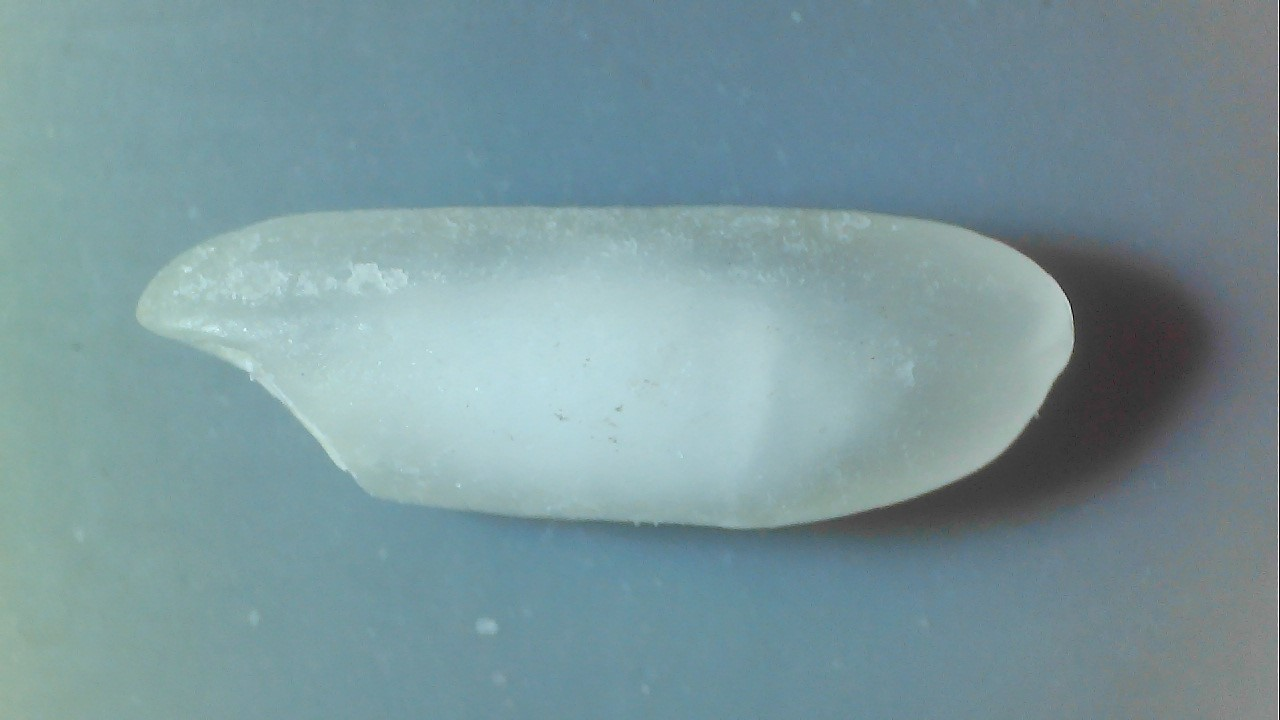
#> input picture rice/whitespot.jpg, 1280 x 720 px
$ python white_detect.py
#> lines starting #> are read from the running program, lines starting #| are printed output that depends on the picture; after the words box and inside, x2 and y2 are one past the last pixel; in counts of white or black regions, pixels touching at a corner belong together
#> further down, im is the input picture: shape (720, 1280, 3); mean B, G, R 156, 150.4, 122.6
### obj_detect.py
import cv2
import numpy as np
import matplotlib.pyplot as plt

def detect_objects(im):
    # 对彩色图预处理
    # 开运算（去噪）后求roi
    kernel = cv2.getStructuringElement(cv2.MORPH_ELLIPSE, (31, 31))  #kernel大小，准备进行开运算
    im = cv2.morphologyEx(im, cv2.MORPH_OPEN, kernel)    #开运算

    # 不同的灰度化方法
    gray = cv2.cvtColor(im,cv2.COLOR_BGR2GRAY)
    # [17 lines of commented-out code are left out]

    cv2.imshow('gray',gray)
    cv2.waitKey(0)

    # 二值化，自适应二值化
    thresh = cv2.adaptiveThreshold(gray, 255, cv2.ADAPTIVE_THRESH_MEAN_C, cv2.THRESH_BINARY, 11, 2) #二值化
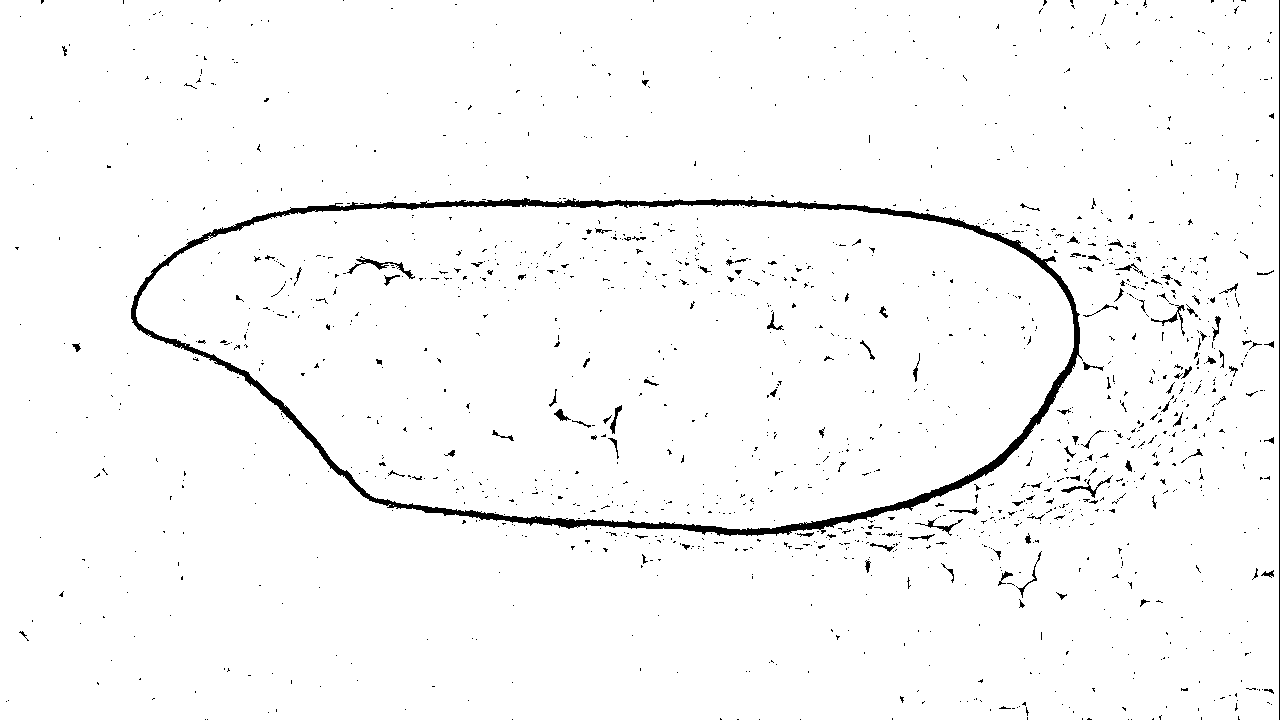
#> thresh: shape (720, 1280); 97.5% white; 1549 black regions (1432 under 20 px)
    cv2.imshow('thresh',thresh)
    cv2.waitKey(0)

    # 对二值化图片降噪
    # kernel = cv2.getStructuringElement(cv2.MORPH_ELLIPSE, (3, 3))  # kernel大小，准备进行开运算
    # thresh_open = cv2.morphologyEx(thresh, cv2.MORPH_CLOSE, kernel,iterations = 2)  # 开运算
    # cv2.imshow('thresh_open', thresh_open)

    # 查找轮廓
    contours, hierarchy = cv2.findContours(thresh, cv2.RETR_TREE, cv2.CHAIN_APPROX_SIMPLE)  # 查找轮廓
#> contours = 2041 contours, 1848 with area under 20; largest, box (x1, y1, x2, y2) and area: (0, 0, 1279, 720) 918720, (130, 197, 1083, 537) 251362, (136, 204, 1074, 530) 236498, (355, 258, 416, 280) 310, (1060, 484, 1099, 499) 178
    # [15 lines of commented-out code are left out]
    objects = []
    painted = []

    # 寻找物体的凸包并绘制凸包的轮廓
    # k = 0
    for i in range(len(contours)):
        cur_index = len(contours) -1 - i # 从最外层的轮廓开始检索，suppose轮廓排序是先里后外
        # cur_index = i
        cnt = contours[cur_index]
        hull = cv2.convexHull(cnt) #查找轮廓的凸包多边形
        hull_area = cv2.contourArea(hull)
        img_area = im.shape[0]*im.shape[1]
        length = len(hull)
        # 过滤凸包点数小于20的轮廓，进一步去除噪音
        if hull_area > img_area/5 and length >20:
        # if length > 20:
        # if cur_index == 3:
        #     print(cur_index)
            if cur_index in painted:
                continue
            # [5 lines of commented-out code are left out]
            painted.append(hierarchy[0][cur_index][3]) #把当前检索到的轮廓的内嵌轮廓放入已绘制列表，避免重复绘制
            rect = cv2.minAreaRect(hull) #最小外接矩形，用于求计算位置和长宽
            box = np.int0(cv2.boxPoints(rect)) #外接矩形的坐标点
            # cv2.fillPoly(im, [contours[cur_index]], (255, 0, 0))
            # cv2.imshow('test',im)
            painted.append(cur_index)
            objects.append({
                'box':box,      #外接矩形的坐标点
                'rect':rect,    #最小外接矩形
                'hull':hull,     #轮廓的凸包多边形
                'cnt':cnt       #轮廓
            })
#> this loop made 2041 passes
#> (cur_index, hull_area, length, rect, box) on pass 934: (1107, 242554.5, 74, ((603.1, 360.5), (324.6, 937.8), -87.47), [[1064, 543], [127, 501], [141, 177], [1078, 219]])
#> after the loop, objects = 1 item; painted = [1097, 1107]
    # print('满足条件的轮廓：',k)
    # print('len(obj)',len(objects))
    return objects

#检测大米轮廓，测量尺寸
def detect_rice(im):     #返回感兴趣目标(彩色的)
    # 开运算去噪
    kernel = cv2.getStructuringElement(cv2.MORPH_ELLIPSE, (31, 31))  # kernel大小，准备进行开运算
    im1 = cv2.morphologyEx(im, cv2.MORPH_OPEN, kernel)  # 开运算
    # cv2.imshow('im_open',im)
    # cv2.waitKey(0)
    # cv2.imwrite("im_open.jpg",im)

    im2 = im1.copy()

    objs = detect_objects(im)
#> objs = 1 item
    for obj in objs:
        #绘制目标最小外接矩形
        cv2.drawContours(im, [obj.get('box')], 0, (0,255,0), 3)
        #绘制目标长度和宽度数据
        rect = obj.get('rect')
        w,h = rect[1]
        w = int(w)
        h = int(h)
        x,y = rect[0]
        x = int(x)
        y = int(y)
        cv2.putText(im,'width:%d,height:%d'%(w,h),(x+50,y),cv2.FONT_HERSHEY_DUPLEX,0.8,(255,0,255),1)

        # 在目标凸包轮廓上绘制半透明的蓝色
        im_hull = np.zeros((im.shape),dtype=np.uint8)
        cv2.fillConvexPoly(im_hull, obj.get('hull'), (255, 0, 0, 127))
        # cv2.imshow('im_hull',im_hull)
        im = cv2.addWeighted(im,1,im_hull,0.5,0)

        # cv2.imshow('im',im)
        # 提取出感兴趣区域,黑白色
        im_hull_roi = np.zeros((im.shape), dtype=np.uint8)
        cv2.fillPoly(im_hull_roi, [obj.get('hull')], (255, 255, 255))
        # [19 lines of commented-out code are left out]
        im2 = cv2.bitwise_and(im2,im_hull_roi)
#> this loop made 1 pass
#> (rect, w, h, x, y) on pass 1: (((603.1, 360.5), (324.6, 937.8), -87.47), 324, 937, 603, 360)
#> im_hull_roi: shape (720, 1280, 3); 26.4% white; 1 white region, box (x1, y1, x2, y2) and area: (136, 204, 1074, 530) 243548
        # cv2.imwrite('rice_roi.jpg',im2)
        # cour = detect_objects(im2)

    cv2.imshow('blue_mark',im)   #输入的目标图像
    cv2.waitKey(0)
    cv2.imshow('rice_roi_color', im2)    #只显示出感兴趣区域,其他为黑色
    cv2.waitKey(0)
    # roi_gray = cv2.cvtColor(im2,cv2.COLOR_BGR2GRAY)
    # thresh_otsu, roi_mask = cv2.threshold(roi_gray, 0, 255,cv2.THRESH_BINARY+cv2.THRESH_OTSU)
    cv2.imshow('rice_roi', im_hull_roi)  # 只显示出感兴趣区域,其他为黑色
    cv2.waitKey(0)
    return im2

# [4 lines that do not run on import are left out]

### white_detect.py
import cv2
import matplotlib.pyplot as plt
import obj_detect

'''
trackbar值变动回调函数
'''
def on_threshold_change(param):
    pass

'''
通过设定灰度阈值方式检测白点
'''
def detect_white_spot(im):
    # im = cv2.imread('rice/whitespot.jpg', cv2.IMREAD_COLOR)
    # im = im2
    gray = cv2.cvtColor(im,cv2.COLOR_BGR2GRAY)
    # 绘制感兴趣区域的直方图
    mask = gray.copy()
    mask[gray>0] = 255;    #掩膜
    hist = cv2.calcHist([gray], [0], mask, [256], [0, 255])
#> hist = 256 values, max 6188 at index 145, min 0 at index 0, mean 951.4
    plt.plot(hist)
    plt.show()
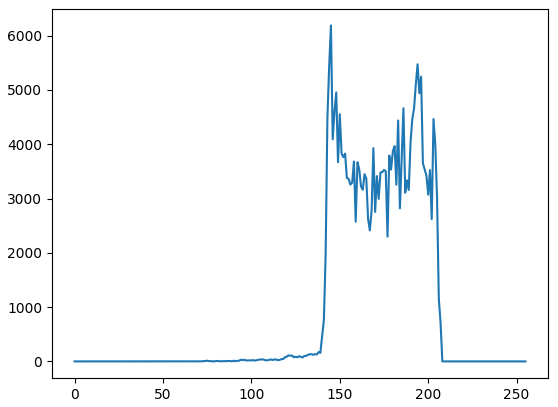
#> figure drawn by matplotlib, 1 panel; curve peaks at x = 145, y = 6188

    roi_area = cv2.countNonZero(gray)     #计算大米总面积
#> roi_area = 243548
    # print('roi_area:', roi_area)

    # cv2.imshow('gray',gray)
    # cv2.waitKey(0)

    cv2.namedWindow('white spot')
    cv2.createTrackbar('Threshold','white spot',190,255,on_threshold_change)
    while True:
        thres_val = cv2.getTrackbarPos('Threshold','white spot')
#> thres_val = 190
        ret,thres = cv2.threshold(gray, thres_val, 255, cv2.THRESH_BINARY)    #返回的ret表示阈值
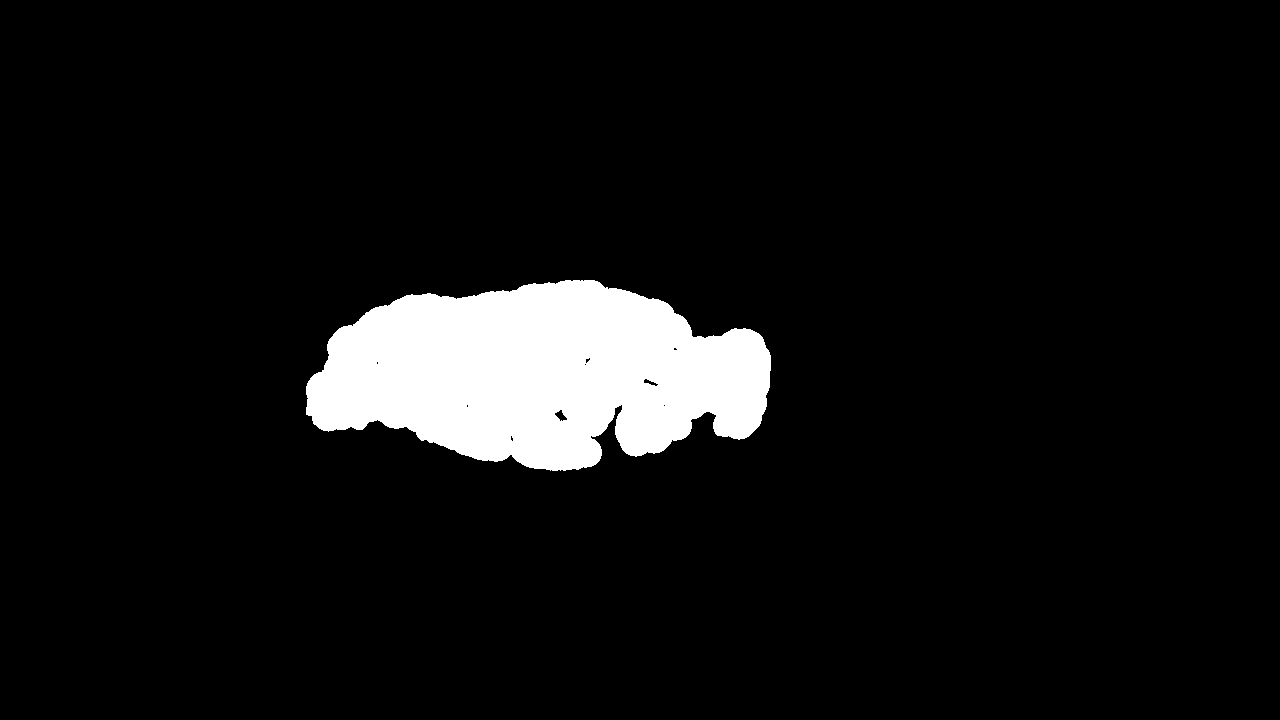
#> thres: shape (720, 1280); 6.8% white; 1 white region, box (x1, y1, x2, y2) and area: (306, 280, 771, 471) 63041
#> ret = 190
        # 计算当前垩白度
        # cv2.imshow('thres',thres)
        # cv2.waitKey(0)
        im1 = im.copy()
        im1[thres>0] = [255,0,0]
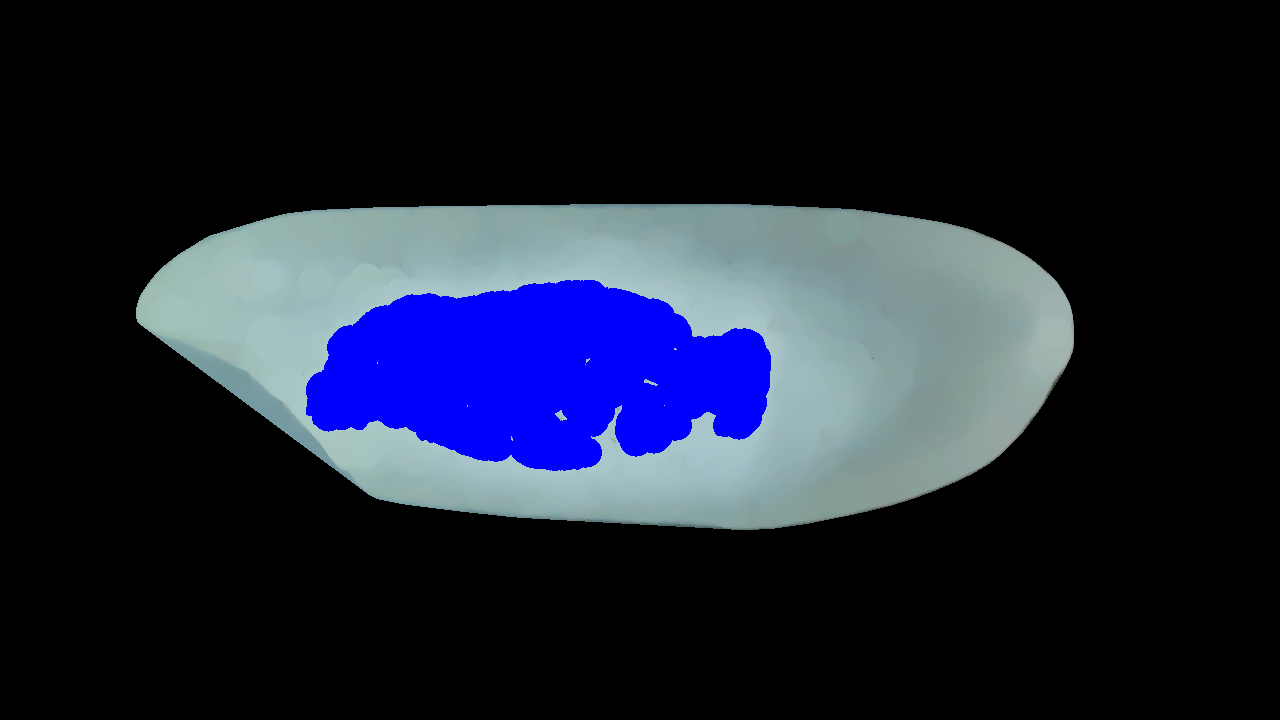
#> im1: shape (720, 1280, 3); mean B, G, R 51.1, 33.8, 28.4
        cv2.imshow('white spot',im1)
        ch = cv2.waitKey(1) & 0xFF
#> (key Esc is pressed here)
        if ch == 13:   # 按下回车键
            white_area = cv2.countNonZero(thres)
            now_Chalk_whiteness = white_area / roi_area
            print('now_Chalk_whiteness:', now_Chalk_whiteness)
        elif ch == 27:         # 按下Esc键
            break

if __name__ == "__main__":
    im_path = r'rice/whitespot.jpg'
    im = cv2.imread(im_path, cv2.IMREAD_COLOR)
    # 检测大米轮廓，测量尺寸
    im2 = obj_detect.detect_rice(im)
    # 白点检测
    detect_white_spot(im2)

$ run again, with rice/fracture.jpg copied over rice/whitespot.jpg
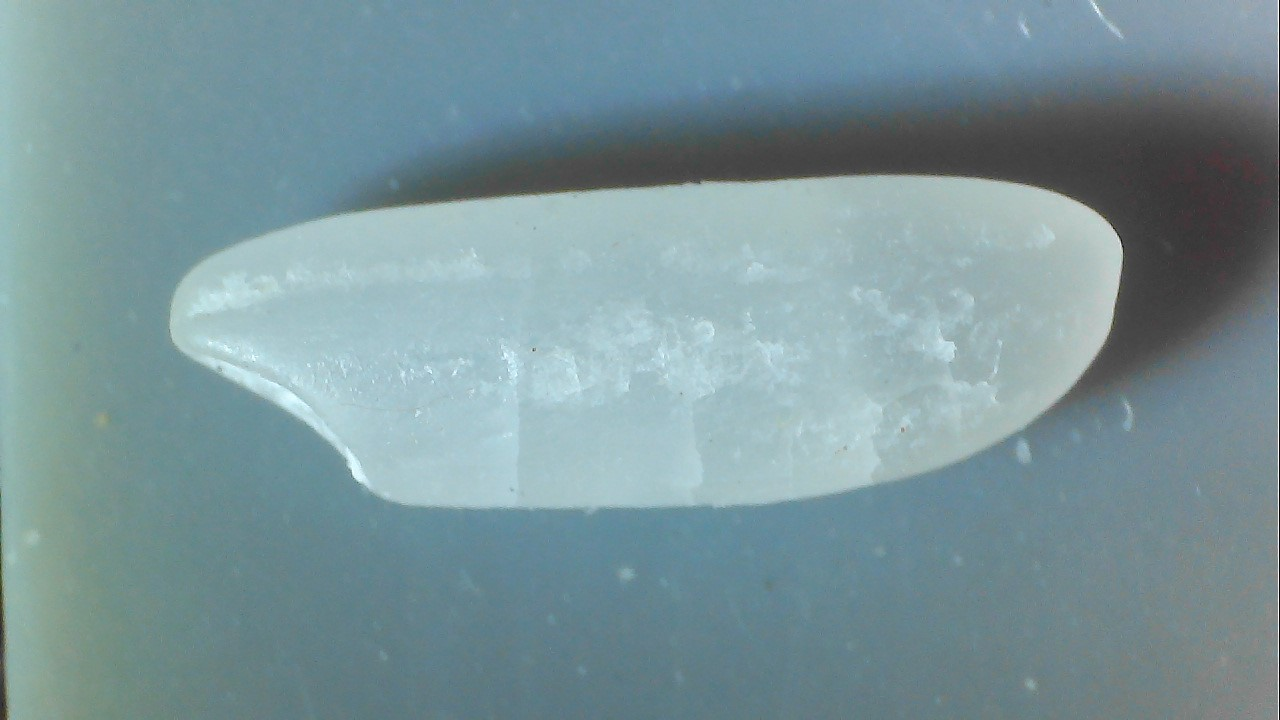
#> input picture rice/fracture.jpg, 1280 x 720 px
#> im is the input picture: shape (720, 1280, 3); mean B, G, R 154.2, 148.8, 122.7
#> in detect_objects, `thresh = cv2.adaptiveThreshold(gray, 255, cv2.ADAPTIVE_THRESH_MEAN_C, ..`:
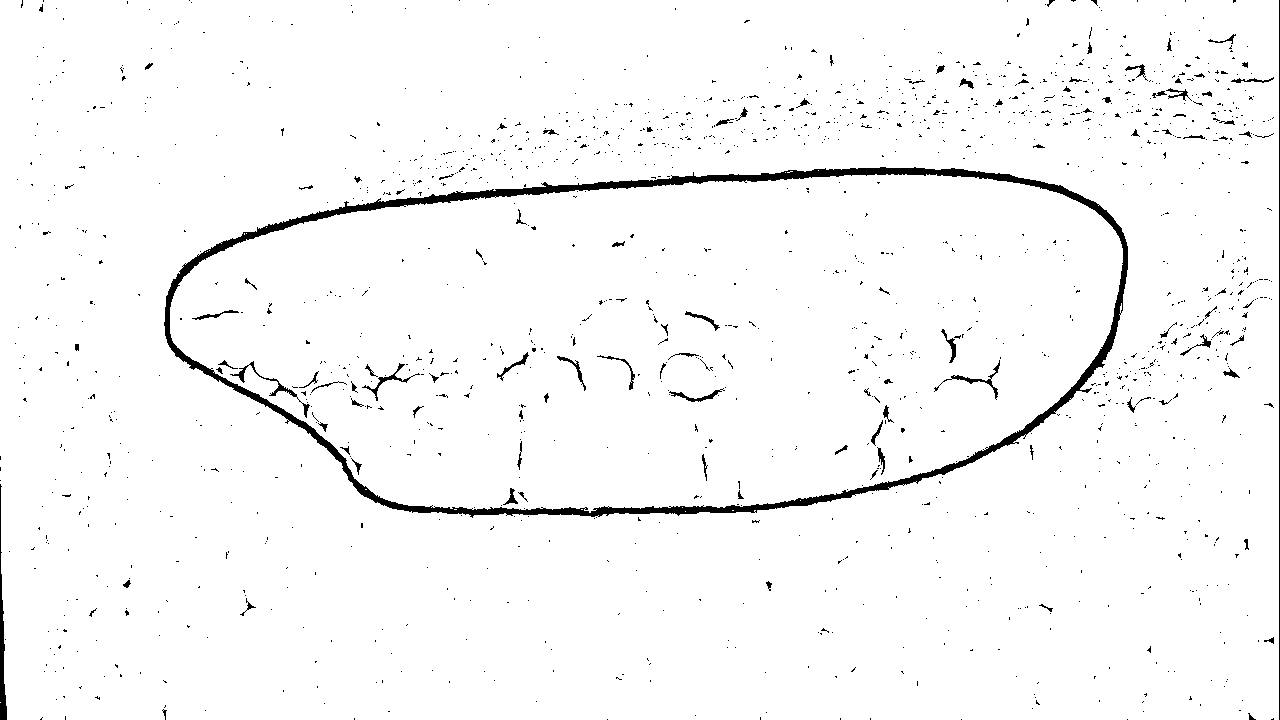
#> thresh: shape (720, 1280); 97.2% white; 1568 black regions (1462 under 20 px)
#> contours = 2029 contours, 1883 with area under 20; largest, box (x1, y1, x2, y2) and area: (0, 0, 1279, 720) 918010, (163, 166, 1129, 519) 268114, (170, 174, 1123, 513) 251406, (361, 362, 412, 402) 303, (248, 360, 298, 398) 263
#> the loop in detect_objects, `for i in range(len(contours)):` made 2029 passes
#> (cur_index, hull_area, length, rect, box) on pass 1248: (781, 255797.5, 81, ((648.5, 347), (954.8, 326.4), -2.53), [[178, 531], [164, 204], [1118, 162], [1132, 488]])
#> after the loop in detect_objects, `for i in range(len(contours)):`: objects = 1 item; painted = [767, 781]
#> objs = 1 item
#> the loop in detect_rice, `for obj in objs:` made 1 pass
#> (rect, w, h, x, y) on pass 1: (((648.5, 347), (954.8, 326.4), -2.53), 954, 326, 648, 346)
#> mask: shape (720, 1280); 27.9% white; 1 white region, box (x1, y1, x2, y2) and area: (170, 174, 1123, 513) 256828
#> hist = 256 values, max 19051 at index 184, min 0 at index 0, mean 1003.2
#> roi_area = 256828
#> thres_val = 190
#> thres: shape (720, 1280); 1.1% white; 7 white regions, largest, box (x1, y1, x2, y2) and area: (475, 428, 519, 503) 2350, (315, 390, 371, 443) 1948, (249, 335, 305, 384) 1667
#> in detect_white_spot, `im1[thres>0] = [255,0,0]`:
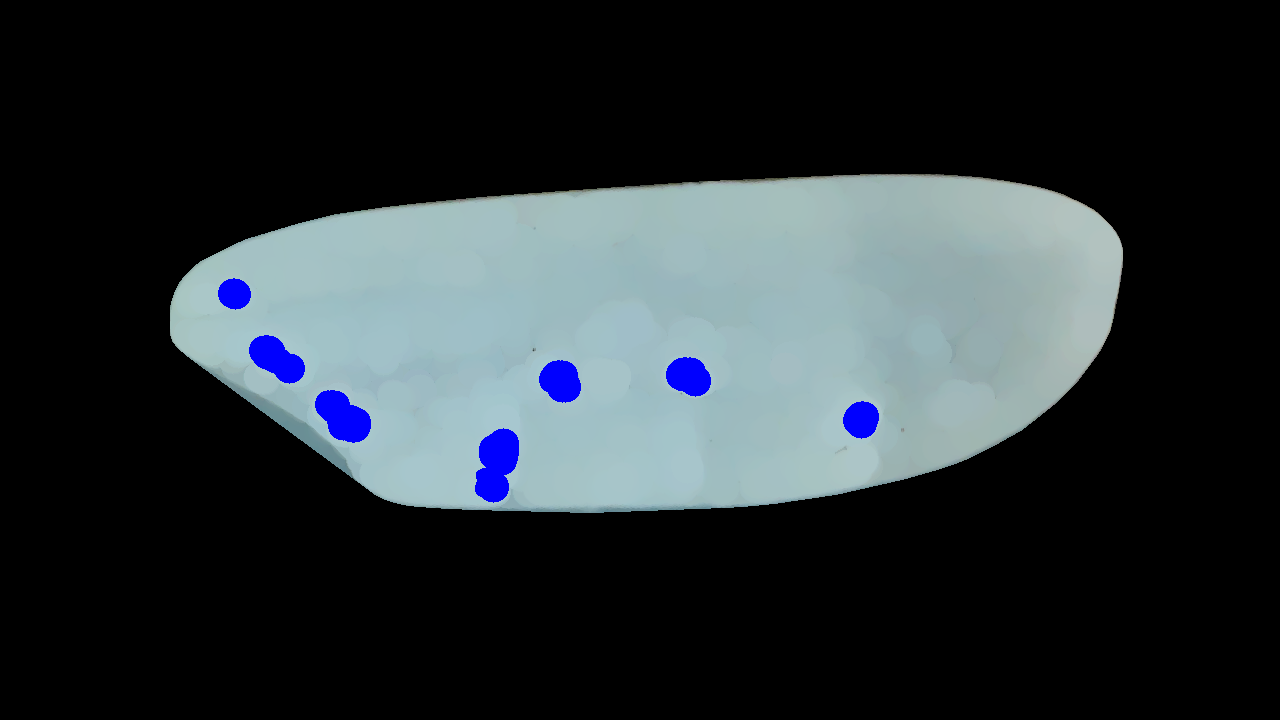
#> im1: shape (720, 1280, 3); mean B, G, R 53.4, 49.8, 42.4
